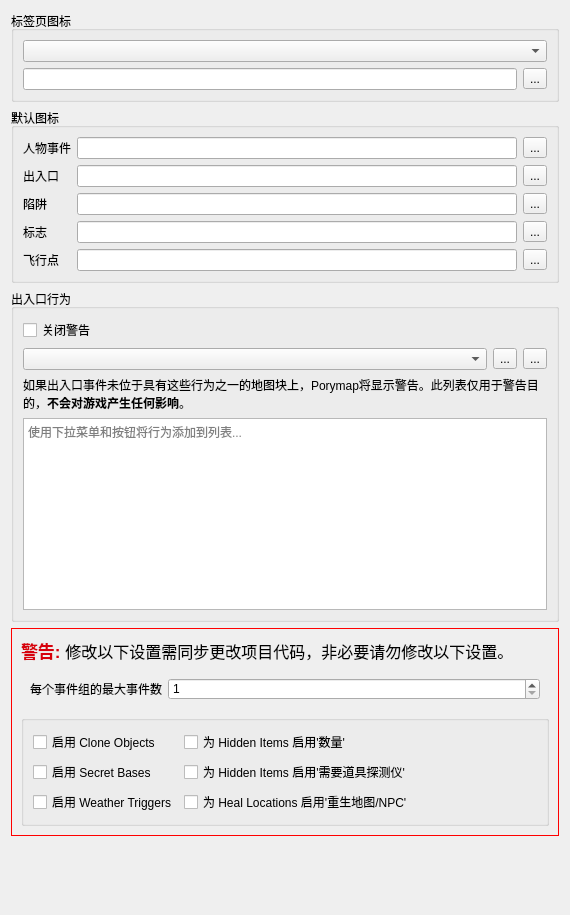
          <widget class="QWidget" name="scrollAreaWidgetContents_EventsTab">
           <property name="geometry">
            <rect>
             <x>0</x>
             <y>0</y>
             <width>570</width>
             <height>915</height>
            </rect>
           </property>
           <layout class="QVBoxLayout" name="verticalLayout_8">
            <item>
             <widget class="QGroupBox" name="groupBox_EventsTabIcon">
              <property name="title">
               <string>标签页图标</string>
              </property>
              <layout class="QGridLayout" name="gridLayout_12">
               <item row="1" column="1">
                <widget class="QToolButton" name="button_EventsTabIcon">
                 <property name="visible">
                  <bool>false</bool>
                 </property>
                 <property name="text">
                  <string>...</string>
                 </property>
                 <property name="icon">
                  <iconset resource="../resources/images.qrc">
                   <normaloff>:/icons/folder.ico</normaloff>:/icons/folder.ico</iconset>
                 </property>
                </widget>
               </item>
               <item row="1" column="0">
                <widget class="QLineEdit" name="lineEdit_EventsTabIcon">
                 <property name="visible">
                  <bool>false</bool>
                 </property>
                 <property name="toolTip">
                  <string>&lt;html&gt;&lt;head/&gt;&lt;body&gt;&lt;p&gt;事件标签页所使用的图标图片文件路径。&lt;/p&gt;&lt;/body&gt;&lt;/html&gt;</string>
                 </property>
                 <property name="clearButtonEnabled">
                  <bool>true</bool>
                 </property>
                </widget>
               </item>
               <item row="0" column="0" colspan="2">
                <widget class="NoScrollComboBox" name="comboBox_EventsTabIcon">
                 <property name="toolTip">
                  <string>&lt;html&gt;&lt;head/&gt;&lt;body&gt;&lt;p&gt;将在编辑器中为事件标签页显示的图标。如果选择Automatic，图标将随机使用项目基础游戏版本中的玩家角色；如果选择Custom，则可以指定图片文件路径。&lt;/p&gt;&lt;/body&gt;&lt;/html&gt;</string>
                 </property>
                 <property name="editable">
                  <bool>false</bool>
                 </property>
                </widget>
               </item>
              </layout>
             </widget>
            </item>
            <item>
             <widget class="QGroupBox" name="groupBox_DefaultIcons">
              <property name="title">
               <string>默认图标</string>
              </property>
              <layout class="QGridLayout" name="gridLayout_6">
               <item row="1" column="0">
                <widget class="QLabel" name="label_WarpsIcon">
                 <property name="text">
                  <string>出入口</string>
                 </property>
                </widget>
               </item>
               <item row="3" column="1">
                <widget class="QLineEdit" name="lineEdit_BGsIcon">
                 <property name="toolTip">
                  <string>&lt;html&gt;&lt;head/&gt;&lt;body&gt;&lt;p&gt;将用于表示标志事件的图标&lt;/p&gt;&lt;/body&gt;&lt;/html&gt;</string>
                 </property>
                 <property name="clearButtonEnabled">
                  <bool>true</bool>
                 </property>
                </widget>
               </item>
               <item row="4" column="2">
                <widget class="QToolButton" name="button_HealLocationsIcon">
                 <property name="text">
                  <string>...</string>
                 </property>
                 <property name="icon">
                  <iconset resource="../resources/images.qrc">
                   <normaloff>:/icons/folder.ico</normaloff>:/icons/folder.ico</iconset>
                 </property>
                </widget>
               </item>
               <item row="0" column="0">
                <widget class="QLabel" name="label_ObjectsIcon">
                 <property name="text">
                  <string>人物事件</string>
                 </property>
                </widget>
               </item>
               <item row="3" column="0">
                <widget class="QLabel" name="label_BGsIcon">
                 <property name="text">
                  <string>标志</string>
                 </property>
                </widget>
               </item>
               <item row="2" column="0">
                <widget class="QLabel" name="label_TriggersIcon">
                 <property name="text">
                  <string>陷阱</string>
                 </property>
                </widget>
               </item>
               <item row="1" column="2">
                <widget class="QToolButton" name="button_WarpsIcon">
                 <property name="text">
                  <string>...</string>
                 </property>
                 <property name="icon">
                  <iconset resource="../resources/images.qrc">
                   <normaloff>:/icons/folder.ico</normaloff>:/icons/folder.ico</iconset>
                 </property>
                </widget>
               </item>
               <item row="4" column="0">
                <widget class="QLabel" name="label_HealLocationsIcon">
                 <property name="text">
                  <string>飞行点</string>
                 </property>
                </widget>
               </item>
               <item row="0" column="1">
                <widget class="QLineEdit" name="lineEdit_ObjectsIcon">
                 <property name="toolTip">
                  <string>&lt;html&gt;&lt;head/&gt;&lt;body&gt;&lt;p&gt;将用于表示没有自己图像的人物事件的图标&lt;/p&gt;&lt;/body&gt;&lt;/html&gt;</string>
                 </property>
                 <property name="clearButtonEnabled">
                  <bool>true</bool>
                 </property>
                </widget>
               </item>
               <item row="1" column="1">
                <widget class="QLineEdit" name="lineEdit_WarpsIcon">
                 <property name="toolTip">
                  <string>&lt;html&gt;&lt;head/&gt;&lt;body&gt;&lt;p&gt;将用于表示出入口事件的图标&lt;/p&gt;&lt;/body&gt;&lt;/html&gt;</string>
                 </property>
                 <property name="clearButtonEnabled">
                  <bool>true</bool>
                 </property>
                </widget>
               </item>
               <item row="3" column="2">
                <widget class="QToolButton" name="button_BGsIcon">
                 <property name="text">
                  <string>...</string>
                 </property>
                 <property name="icon">
                  <iconset resource="../resources/images.qrc">
                   <normaloff>:/icons/folder.ico</normaloff>:/icons/folder.ico</iconset>
                 </property>
                </widget>
               </item>
               <item row="4" column="1">
                <widget class="QLineEdit" name="lineEdit_HealLocationsIcon">
                 <property name="toolTip">
                  <string>&lt;html&gt;&lt;head/&gt;&lt;body&gt;&lt;p&gt;将用于表示飞行点事件的图标&lt;/p&gt;&lt;/body&gt;&lt;/html&gt;</string>
                 </property>
                 <property name="clearButtonEnabled">
                  <bool>true</bool>
                 </property>
                </widget>
               </item>
               <item row="2" column="2">
                <widget class="QToolButton" name="button_TriggersIcon">
                 <property name="text">
                  <string>...</string>
                 </property>
                 <property name="icon">
                  <iconset resource="../resources/images.qrc">
                   <normaloff>:/icons/folder.ico</normaloff>:/icons/folder.ico</iconset>
                 </property>
                </widget>
               </item>
               <item row="0" column="2">
                <widget class="QToolButton" name="button_ObjectsIcon">
                 <property name="text">
                  <string>...</string>
                 </property>
                 <property name="icon">
                  <iconset resource="../resources/images.qrc">
                   <normaloff>:/icons/folder.ico</normaloff>:/icons/folder.ico</iconset>
                 </property>
                </widget>
               </item>
               <item row="2" column="1">
                <widget class="QLineEdit" name="lineEdit_TriggersIcon">
                 <property name="toolTip">
                  <string>&lt;html&gt;&lt;head/&gt;&lt;body&gt;&lt;p&gt;将用于表示陷阱事件的图标&lt;/p&gt;&lt;/body&gt;&lt;/html&gt;</string>
                 </property>
                 <property name="clearButtonEnabled">
                  <bool>true</bool>
                 </property>
                </widget>
               </item>
              </layout>
             </widget>
            </item>
            <item>
             <widget class="QGroupBox" name="groupBox_WarpBehaviors">
              <property name="title">
               <string>出入口行为</string>
              </property>
              <layout class="QGridLayout" name="gridLayout_9">
               <item row="1" column="2">
                <widget class="QToolButton" name="button_RemoveWarpBehavior">
                 <property name="toolTip">
                  <string>&lt;html&gt;&lt;head/&gt;&lt;body&gt;&lt;p&gt;从列表中移除当前文本&lt;/p&gt;&lt;/body&gt;&lt;/html&gt;</string>
                 </property>
                 <property name="text">
                  <string>...</string>
                 </property>
                 <property name="icon">
                  <iconset resource="../resources/images.qrc">
                   <normaloff>:/icons/delete.ico</normaloff>:/icons/delete.ico</iconset>
                 </property>
                </widget>
               </item>
               <item row="3" column="0" colspan="3">
                <widget class="QLabel" name="label_WarpBehaviors">
                 <property name="text">
                  <string>&lt;html&gt;&lt;head/&gt;&lt;body&gt;&lt;p&gt;如果出入口事件未位于具有这些行为之一的地图块上，Porymap将显示警告。此列表仅用于警告目的，&lt;b&gt;不会对游戏产生任何影响&lt;/b&gt;。&lt;/p&gt;&lt;/body&gt;&lt;/html&gt;</string>
                 </property>
                 <property name="wordWrap">
                  <bool>true</bool>
                 </property>
                </widget>
               </item>
               <item row="0" column="0" colspan="3">
                <widget class="QCheckBox" name="checkBox_DisableWarning">
                 <property name="toolTip">
                  <string>&lt;html&gt;&lt;head/&gt;&lt;body&gt;&lt;p&gt;如果勾选，出入口事件将不会显示关于不兼容地图块行为的警告&lt;/p&gt;&lt;/body&gt;&lt;/html&gt;</string>
                 </property>
                 <property name="text">
                  <string>关闭警告</string>
                 </property>
                </widget>
               </item>
               <item row="1" column="0">
                <widget class="NoScrollComboBox" name="comboBox_WarpBehaviors"/>
               </item>
               <item row="4" column="0" colspan="3">
                <widget class="NoScrollTextEdit" name="textEdit_WarpBehaviors">
                 <property name="toolTip">
                  <string>&lt;html&gt;&lt;head/&gt;&lt;body&gt;&lt;p&gt;此列表中的地图块行为不会触发出入口事件的警告&lt;/p&gt;&lt;/body&gt;&lt;/html&gt;</string>
                 </property>
                 <property name="readOnly">
                  <bool>true</bool>
                 </property>
                 <property name="textInteractionFlags">
                  <set>Qt::TextInteractionFlag::NoTextInteraction</set>
                 </property>
                 <property name="placeholderText">
                  <string>使用下拉菜单和按钮将行为添加到列表...</string>
                 </property>
                </widget>
               </item>
               <item row="1" column="1">
                <widget class="QToolButton" name="button_AddWarpBehavior">
                 <property name="toolTip">
                  <string>&lt;html&gt;&lt;head/&gt;&lt;body&gt;&lt;p&gt;将当前文本添加到列表&lt;/p&gt;&lt;/body&gt;&lt;/html&gt;</string>
                 </property>
                 <property name="text">
                  <string>...</string>
                 </property>
                 <property name="icon">
                  <iconset resource="../resources/images.qrc">
                   <normaloff>:/icons/add.ico</normaloff>:/icons/add.ico</iconset>
                 </property>
                </widget>
               </item>
              </layout>
             </widget>
            </item>
            <item>
             <widget class="QFrame" name="frame_WarningEventsTab">
              <property name="styleSheet">
               <string notr="true">.QFrame { border: 1px solid red; }</string>
              </property>
              <property name="frameShape">
               <enum>QFrame::Shape::StyledPanel</enum>
              </property>
              <property name="frameShadow">
               <enum>QFrame::Shadow::Raised</enum>
              </property>
              <layout class="QVBoxLayout" name="verticalLayout_15">
               <item>
                <widget class="QLabel" name="label_WarningEventsTab">
                 <property name="font">
                  <font>
                   <pointsize>12</pointsize>
                   <bold>true</bold>
                  </font>
                 </property>
                 <property name="text">
                  <string>&lt;html&gt;&lt;head/&gt;&lt;body&gt;&lt;p&gt;&lt;span style=&quot; font-size:13pt; color:#d7000c;&quot;&gt;警告:  &lt;/span&gt;&lt;span style=&quot; font-weight:400;&quot;&gt;修改以下设置需同步更改项目代码，非必要请勿修改以下设置。&lt;/span&gt;&lt;/p&gt;&lt;/body&gt;&lt;/html&gt;</string>
                 </property>
                 <property name="wordWrap">
                  <bool>true</bool>
                 </property>
                </widget>
               </item>
               <item>
                <widget class="QWidget" name="widget_MaxEvents" native="true">
                 <layout class="QFormLayout" name="formLayout_4">
                  <item row="0" column="0">
                   <widget class="QLabel" name="label_MaxEvents">
                    <property name="text">
                     <string>每个事件组的最大事件数</string>
                    </property>
                   </widget>
                  </item>
                  <item row="0" column="1">
                   <widget class="NoScrollSpinBox" name="spinBox_MaxEvents">
                    <property name="toolTip">
                     <string>&lt;html&gt;&lt;head/&gt;&lt;body&gt;&lt;p&gt;地图在每个事件组中不能拥有超过此数量的事件。人物事件还受到标识符标签页中'define_obj_event_count'的限制。&lt;/p&gt;&lt;/body&gt;&lt;/html&gt;</string>
                    </property>
                    <property name="minimum">
                     <number>1</number>
                    </property>
                   </widget>
                  </item>
                 </layout>
                </widget>
               </item>
               <item>
                <widget class="QGroupBox" name="groupBox_Events">
                 <property name="title">
                  <string/>
                 </property>
                 <layout class="QGridLayout" name="gridLayout_5">
                  <item row="2" column="0">
                   <widget class="QCheckBox" name="checkBox_EnableWeatherTriggers">
                    <property name="text">
                     <string>启用 Weather Triggers</string>
                    </property>
                   </widget>
                  </item>
                  <item row="1" column="0">
                   <widget class="QCheckBox" name="checkBox_EnableSecretBases">
                    <property name="text">
                     <string>启用 Secret Bases</string>
                    </property>
                   </widget>
                  </item>
                  <item row="0" column="0">
                   <widget class="QCheckBox" name="checkBox_EnableCloneObjects">
                    <property name="text">
                     <string>启用 Clone Objects</string>
                    </property>
                   </widget>
                  </item>
                  <item row="1" column="1">
                   <widget class="QCheckBox" name="checkBox_EnableRequiresItemfinder">
                    <property name="text">
                     <string>为 Hidden Items 启用'需要道具探测仪'</string>
                    </property>
                   </widget>
                  </item>
                  <item row="0" column="1">
                   <widget class="QCheckBox" name="checkBox_EnableQuantity">
                    <property name="text">
                     <string>为 Hidden Items 启用'数量'</string>
                    </property>
                   </widget>
                  </item>
                  <item row="2" column="1">
                   <widget class="QCheckBox" name="checkBox_EnableRespawn">
                    <property name="text">
                     <string>为 Heal Locations 启用'重生地图/NPC'</string>
                    </property>
                   </widget>
                  </item>
                  <item row="0" column="2">
                   <spacer name="horizontalSpacer_2">
                    <property name="orientation">
                     <enum>Qt::Orientation::Horizontal</enum>
                    </property>
                    <property name="sizeHint" stdset="0">
                     <size>
                      <width>40</width>
                      <height>20</height>
                     </size>
                    </property>
                   </spacer>
                  </item>
                 </layout>
                </widget>
               </item>
              </layout>
             </widget>
            </item>
            <item>
             <spacer name="verticalSpacer_4">
              <property name="orientation">
               <enum>Qt::Orientation::Vertical</enum>
              </property>
              <property name="sizeHint" stdset="0">
               <size>
                <width>20</width>
                <height>1</height>
               </size>
              </property>
             </spacer>
            </item>
           </layout>
          </widget>
